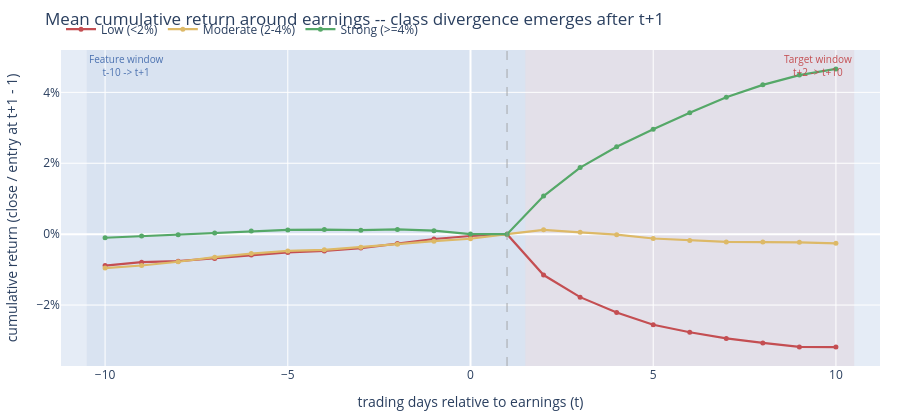

The code cell stored with this chart in its notebook:
### Markdown cell above
### 1.1 — The drift trajectory: cumulative return around earnings events

Earnings events produce a measurable drift in stock prices that persists for
days after the announcement. Here we trace the **cumulative return**
(close / entry at t+1 − 1) from 10 days before the event through 10 days
after, split by our three target classes.

The chart shows what the models see during training: the feature window
(t−10 → t+1, shaded blue) and the target window (t+2 → t+10, shaded red)
where we measure the drift. The class separation visible in the target
window is what we're attempting to predict.

### Code cell
import bisect
import plotly.graph_objects as go

# Load daily close prices
DAILY = find("tech_daily_table.parquet") or find("src/data/model_staging/tech_daily_table.parquet")
daily = pl.read_parquet(DAILY)

# Build date-indexed lookups per symbol for fast slicing
symbols = tech["symbol"].unique().to_list()
daily_lookup = {}
for sym in symbols:
    df = daily.filter(pl.col("symbol") == sym).sort("date")
    if df.is_empty():
        continue
    daily_lookup[sym] = {
        "dates": df["date"].to_list(),
        "closes": df["close"].to_numpy()
    }

# Compute t-10 -> t+10 cumulative return per event
traj_rows = []
for row in tech.select(["symbol", "earnings_date", "entry_price", "target_class"]).iter_rows(named=True):
    sym = row["symbol"]
    if sym not in daily_lookup:
        continue
    info = daily_lookup[sym]
    dates = info["dates"]
    closes = info["closes"]
    earn_date = row["earnings_date"]
    entry_price = row["entry_price"]
    target_class = row["target_class"]

    t0 = bisect.bisect_left(dates, earn_date)
    if t0 >= len(dates) or dates[t0] != earn_date:
        continue
    if t0 - 10 < 0 or t0 + 10 >= len(dates):
        continue

    for offset in range(-10, 11):
        cum_ret = float(closes[t0 + offset] / entry_price - 1)
        traj_rows.append({
            "symbol": sym,
            "earnings_date": earn_date,
            "target_class": target_class,
            "day": offset,
            "cum_return": cum_ret
        })

traj = pl.DataFrame(traj_rows).to_pandas()
traj["class_label"] = traj["target_class"].map({0: "Low (<2%)", 1: "Moderate (2-4%)", 2: "Strong (>=4%)"})

# Mean trajectory per day per class
mean_traj = traj.groupby(["day", "class_label"], observed=True)["cum_return"].mean().reset_index()

cls_colors = {
    "Low (<2%)": PALETTE["low"],
    "Moderate (2-4%)": PALETTE["mod"],
    "Strong (>=4%)": PALETTE["high"],
}

fig = go.Figure()

for cls, color in cls_colors.items():
    d = mean_traj[mean_traj["class_label"] == cls]
    fig.add_trace(go.Scatter(
        x=d["day"], y=d["cum_return"],
        mode="lines+markers",
        name=cls,
        line=dict(color=color, width=2.2),
        marker=dict(size=5, color=color),
    ))

# Shaded feature window (t-10 to t+1)
fig.add_vrect(x0=-10.5, x1=1.5, fillcolor=PALETTE["tech"], opacity=0.08, layer="below",
              line_width=0, annotation_text="Feature window<br>t-10 -> t+1",
              annotation_position="top left", annotation_font_size=10,
              annotation_font_color=PALETTE["tech"])

# Shaded target window (t+2 to t+10)
fig.add_vrect(x0=1.5, x1=10.5, fillcolor=PALETTE["miss"], opacity=0.08, layer="below",
              line_width=0, annotation_text="Target window<br>t+2 -> t+10",
              annotation_position="top right", annotation_font_size=10,
              annotation_font_color=PALETTE["miss"])

# Buffer line at t+1
fig.add_vline(x=1, line_dash="dash", line_color="#999999", line_width=0.8)

fig.update_layout(
    title="Mean cumulative return around earnings -- class divergence emerges after t+1",
    xaxis_title="trading days relative to earnings (t)",
    yaxis_title="cumulative return (close / entry at t+1 - 1)",
    yaxis_tickformat=".0%",
    height=420,
    margin=dict(l=20, r=20, t=50, b=20),
    legend=dict(orientation="h", yanchor="bottom", y=1.02, xanchor="left", x=0),
)

fig.show()

### Figure 1 — Plotly figure (JSON) as saved in the notebook; plotly's stock layout.template omitted (floating-point values rounded to 4 significant figures)
{"data": [{"line": {"color": "#C44E52", "width": 2.2}, "marker": {"color": "#C44E52", "size": 5}, "mode": "lines+markers", "name": "Low (<2%)", "type": "scatter", "x": [-10, -9, -8, -7, -6, -5, -4, -3, -2, -1, 0, 1, 2, 3, 4, 5, 6, 7, 8, 9, 10], "y": [-0.008858, -0.007909, -0.007632, -0.006841, -0.005887, -0.005147, -0.004754, -0.003928, -0.002662, -0.001358, -0.0005204, 0.0, -0.01153, -0.01776, -0.02208, -0.02554, -0.02767, -0.0294, -0.03067, -0.0318, -0.03185]}, {"line": {"color": "#DDB967", "width": 2.2}, "marker": {"color": "#DDB967", "size": 5}, "mode": "lines+markers", "name": "Moderate (2-4%)", "type": "scatter", "x": [-10, -9, -8, -7, -6, -5, -4, -3, -2, -1, 0, 1, 2, 3, 4, 5, 6, 7, 8, 9, 10], "y": [-0.009565, -0.008845, -0.007781, -0.006492, -0.005483, -0.004739, -0.004416, -0.003684, -0.002831, -0.00198, -0.001291, 0.0, 0.001226, 0.0005327, -0.0001407, -0.001225, -0.001772, -0.002187, -0.002233, -0.002294, -0.002577]}, {"line": {"color": "#55A868", "width": 2.2}, "marker": {"color": "#55A868", "size": 5}, "mode": "lines+markers", "name": "Strong (>=4%)", "type": "scatter", "x": [-10, -9, -8, -7, -6, -5, -4, -3, -2, -1, 0, 1, 2, 3, 4, 5, 6, 7, 8, 9, 10], "y": [-0.001014, -0.0005352, -0.0001556, 0.0003562, 0.0009247, 0.00119, 0.001281, 0.001112, 0.001342, 0.000986, 1.205e-05, 0.0, 0.01075, 0.01878, 0.02465, 0.0296, 0.03426, 0.0386, 0.04212, 0.04486, 0.04661]}], "layout": {"annotations": [{"font": {"color": "#4C72B0", "size": 10}, "showarrow": false, "text": "Feature window<br>t-10 -> t+1", "x": -10.5, "xanchor": "left", "xref": "x", "y": 1, "yanchor": "top", "yref": "y domain"}, {"font": {"color": "#C44E52", "size": 10}, "showarrow": false, "text": "Target window<br>t+2 -> t+10", "x": 10.5, "xanchor": "right", "xref": "x", "y": 1, "yanchor": "top", "yref": "y domain"}], "height": 420, "legend": {"orientation": "h", "x": 0, "xanchor": "left", "y": 1.02, "yanchor": "bottom"}, "margin": {"b": 20, "l": 20, "r": 20, "t": 50}, "shapes": [{"fillcolor": "#4C72B0", "layer": "below", "line": {"width": 0}, "opacity": 0.08, "type": "rect", "x0": -10.5, "x1": 1.5, "xref": "x", "y0": 0, "y1": 1, "yref": "y domain"}, {"fillcolor": "#C44E52", "layer": "below", "line": {"width": 0}, "opacity": 0.08, "type": "rect", "x0": 1.5, "x1": 10.5, "xref": "x", "y0": 0, "y1": 1, "yref": "y domain"}, {"line": {"color": "#999999", "dash": "dash", "width": 0.8}, "type": "line", "x0": 1, "x1": 1, "xref": "x", "y0": 0, "y1": 1, "yref": "y domain"}], "title": {"text": "Mean cumulative return around earnings -- class divergence emerges after t+1"}, "xaxis": {"title": {"text": "trading days relative to earnings (t)"}}, "yaxis": {"tickformat": ".0%", "title": {"text": "cumulative return (close / entry at t+1 - 1)"}}}}
